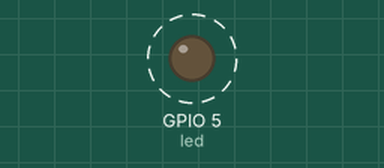
This program was run on a simulated ESP32 board running MicroPython. Shown: output pins drawn as LEDs (lit = HIGH). Dashed ring = blinking. At 5.0 s the program stops and its outputs stay as they are.

Above: at 0.12 s.
Timing chart, 0 to 3.0 s (numbered marks = the images above):
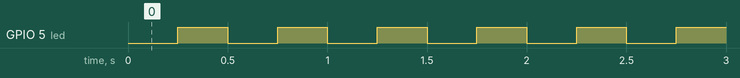

The program:

blinkled.py
```python
# blinking LED
import machine
import time
# toggle HIGH/LOW value
# order is such that builtin LED ends with OFF
def togglePin(pin, maxCount, delay):
    for i in range(maxCount):
        pin.value(False)
        time.sleep(delay)
        pin.value(True)
        time.sleep(delay)

LED_BUILTIN = 5
led = machine.Pin(LED_BUILTIN, machine.Pin.OUT)
togglePin(led, 10, 0.25)
```

Measured:
- by itself, GPIO 5 (led): alternates HIGH for 0.25 s and LOW for 0.25 s, 19 changes in all, then stays HIGH
